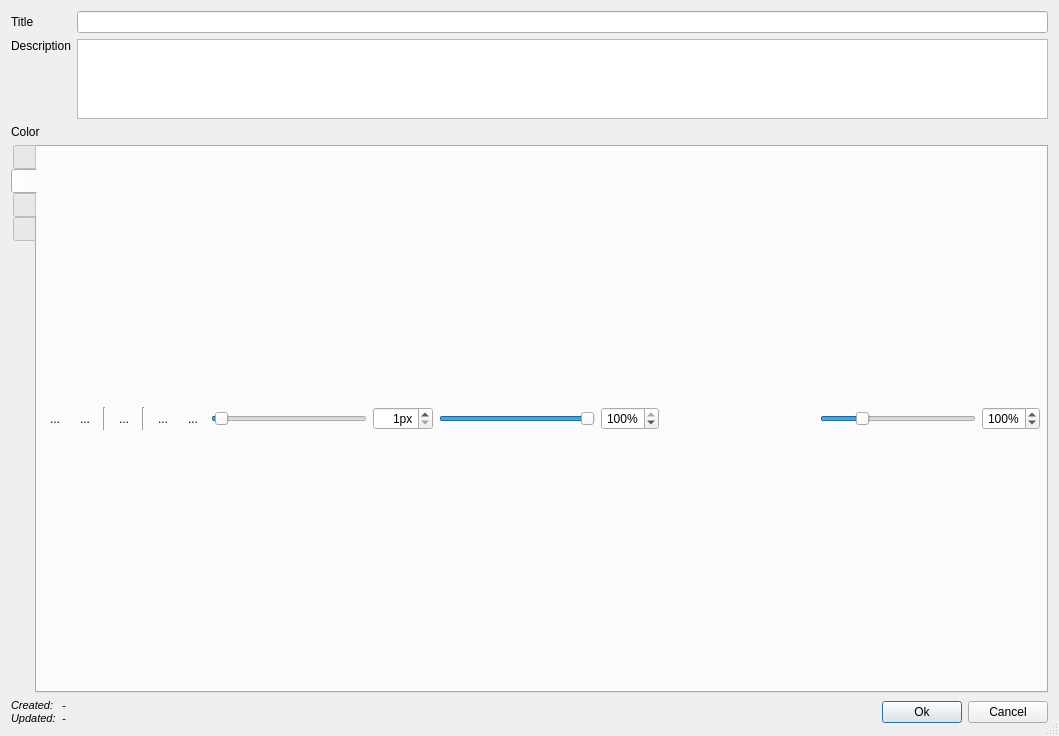
<?xml version="1.0" encoding="UTF-8"?>
<ui version="4.0">
 <class>Dialog</class>
 <widget class="QDialog" name="Dialog">
  <property name="geometry">
   <rect>
    <x>0</x>
    <y>0</y>
    <width>1059</width>
    <height>736</height>
   </rect>
  </property>
  <property name="windowTitle">
   <string>Dialog</string>
  </property>
  <property name="sizeGripEnabled">
   <bool>true</bool>
  </property>
  <layout class="QGridLayout" name="gridLayout">
   <item row="1" column="1" colspan="2">
    <widget class="QPlainTextEdit" name="pteDescription">
     <property name="maximumSize">
      <size>
       <width>16777215</width>
       <height>80</height>
      </size>
     </property>
    </widget>
   </item>
   <item row="4" column="0" colspan="3">
    <widget class="QWidget" name="widget_2" native="true">
     <property name="minimumSize">
      <size>
       <width>0</width>
       <height>0</height>
      </size>
     </property>
     <layout class="QHBoxLayout" name="horizontalLayout">
      <property name="leftMargin">
       <number>0</number>
      </property>
      <property name="topMargin">
       <number>0</number>
      </property>
      <property name="rightMargin">
       <number>0</number>
      </property>
      <property name="bottomMargin">
       <number>0</number>
      </property>
      <item>
       <widget class="QLabel" name="lblTimestampLabel">
        <property name="font">
         <font>
          <pointsize>8</pointsize>
          <italic>true</italic>
         </font>
        </property>
        <property name="text">
         <string>Created:
Updated:</string>
        </property>
       </widget>
      </item>
      <item>
       <widget class="QLabel" name="lblTimestamp">
        <property name="font">
         <font>
          <pointsize>8</pointsize>
          <italic>true</italic>
         </font>
        </property>
        <property name="text">
         <string>-
-</string>
        </property>
       </widget>
      </item>
      <item>
       <spacer name="horizontalSpacer">
        <property name="orientation">
         <enum>Qt::Horizontal</enum>
        </property>
        <property name="sizeHint" stdset="0">
         <size>
          <width>40</width>
          <height>20</height>
         </size>
        </property>
       </spacer>
      </item>
      <item>
       <widget class="QPushButton" name="btOk">
        <property name="text">
         <string>Ok</string>
        </property>
        <property name="icon">
         <iconset theme="dialog-ok">
          <normaloff>../../../../../../../../../../../../../../../../../../../../../../../../../../../../../../../../.designer/backup</normaloff>../../../../../../../../../../../../../../../../../../../../../../../../../../../../../../../../.designer/backup</iconset>
        </property>
       </widget>
      </item>
      <item>
       <widget class="QPushButton" name="btCancel">
        <property name="text">
         <string>Cancel</string>
        </property>
        <property name="icon">
         <iconset theme="dialog-cancel">
          <normaloff>../../../../../../../../../../../../../../../../../../../../../../../../../../../../../../../../.designer/backup</normaloff>../../../../../../../../../../../../../../../../../../../../../../../../../../../../../../../../.designer/backup</iconset>
        </property>
       </widget>
      </item>
     </layout>
    </widget>
   </item>
   <item row="0" column="0">
    <widget class="QLabel" name="label">
     <property name="sizePolicy">
      <sizepolicy hsizetype="Maximum" vsizetype="Preferred">
       <horstretch>0</horstretch>
       <verstretch>0</verstretch>
      </sizepolicy>
     </property>
     <property name="text">
      <string>Title</string>
     </property>
    </widget>
   </item>
   <item row="2" column="0">
    <widget class="QLabel" name="label_3">
     <property name="text">
      <string>Color</string>
     </property>
    </widget>
   </item>
   <item row="0" column="1" colspan="2">
    <widget class="QLineEdit" name="leTitle"/>
   </item>
   <item row="1" column="0">
    <widget class="QLabel" name="label_2">
     <property name="sizePolicy">
      <sizepolicy hsizetype="Maximum" vsizetype="Preferred">
       <horstretch>0</horstretch>
       <verstretch>0</verstretch>
      </sizepolicy>
     </property>
     <property name="text">
      <string>Description</string>
     </property>
     <property name="alignment">
      <set>Qt::AlignLeading|Qt::AlignLeft|Qt::AlignTop</set>
     </property>
    </widget>
   </item>
   <item row="2" column="1" colspan="2">
    <widget class="WStandardColorSelector" name="wColorIndex" native="true">
     <property name="sizePolicy">
      <sizepolicy hsizetype="Preferred" vsizetype="Minimum">
       <horstretch>0</horstretch>
       <verstretch>0</verstretch>
      </sizepolicy>
     </property>
    </widget>
   </item>
   <item row="3" column="0" colspan="3">
    <widget class="QTabWidget" name="tabWidget">
     <property name="toolTip">
      <string/>
     </property>
     <property name="tabPosition">
      <enum>QTabWidget::West</enum>
     </property>
     <property name="tabShape">
      <enum>QTabWidget::Rounded</enum>
     </property>
     <property name="currentIndex">
      <number>1</number>
     </property>
     <property name="iconSize">
      <size>
       <width>24</width>
       <height>24</height>
      </size>
     </property>
     <property name="documentMode">
      <bool>false</bool>
     </property>
     <property name="movable">
      <bool>false</bool>
     </property>
     <widget class="QWidget" name="tabText">
      <attribute name="icon">
       <iconset resource="../../../../../../pktk/resources/svg/dark_icons.qrc">
        <normaloff>:/pktk/images/normal/text_t_r90</normaloff>:/pktk/images/normal/text_t_r90</iconset>
      </attribute>
      <attribute name="title">
       <string/>
      </attribute>
      <attribute name="toolTip">
       <string>Text note</string>
      </attribute>
      <layout class="QVBoxLayout" name="verticalLayout">
       <property name="leftMargin">
        <number>6</number>
       </property>
       <property name="topMargin">
        <number>6</number>
       </property>
       <property name="rightMargin">
        <number>6</number>
       </property>
       <property name="bottomMargin">
        <number>6</number>
       </property>
       <item>
        <widget class="WTextEdit" name="wteText" native="true">
         <property name="sizePolicy">
          <sizepolicy hsizetype="Preferred" vsizetype="MinimumExpanding">
           <horstretch>0</horstretch>
           <verstretch>0</verstretch>
          </sizepolicy>
         </property>
        </widget>
       </item>
      </layout>
     </widget>
     <widget class="QWidget" name="tabScratchpad">
      <attribute name="icon">
       <iconset resource="../../../../../../pktk/resources/svg/dark_icons.qrc">
        <normaloff>:/pktk/images/normal/draw_r90</normaloff>:/pktk/images/normal/draw_r90</iconset>
      </attribute>
      <attribute name="title">
       <string/>
      </attribute>
      <attribute name="toolTip">
       <string>Handwritting note</string>
      </attribute>
      <layout class="QVBoxLayout" name="verticalLayout_2">
       <property name="leftMargin">
        <number>6</number>
       </property>
       <property name="topMargin">
        <number>6</number>
       </property>
       <property name="rightMargin">
        <number>6</number>
       </property>
       <property name="bottomMargin">
        <number>6</number>
       </property>
       <item>
        <widget class="QWidget" name="wToolBar" native="true">
         <property name="sizePolicy">
          <sizepolicy hsizetype="Preferred" vsizetype="Maximum">
           <horstretch>0</horstretch>
           <verstretch>0</verstretch>
          </sizepolicy>
         </property>
         <layout class="QHBoxLayout" name="horizontalLayout_2">
          <property name="leftMargin">
           <number>0</number>
          </property>
          <property name="topMargin">
           <number>0</number>
          </property>
          <property name="rightMargin">
           <number>0</number>
          </property>
          <property name="bottomMargin">
           <number>0</number>
          </property>
          <item>
           <widget class="QToolButton" name="tbImport">
            <property name="text">
             <string>...</string>
            </property>
            <property name="icon">
             <iconset resource="../../../../../../pktk/resources/svg/dark_icons.qrc">
              <normaloff>:/pktk/images/normal/folder_open</normaloff>
              <disabledoff>:/pktk/images/disabled/folder_open</disabledoff>:/pktk/images/normal/folder_open</iconset>
            </property>
            <property name="popupMode">
             <enum>QToolButton::InstantPopup</enum>
            </property>
            <property name="autoRaise">
             <bool>true</bool>
            </property>
            <property name="arrowType">
             <enum>Qt::NoArrow</enum>
            </property>
           </widget>
          </item>
          <item>
           <widget class="QToolButton" name="tbExport">
            <property name="text">
             <string>...</string>
            </property>
            <property name="icon">
             <iconset resource="../../../../../../pktk/resources/svg/dark_icons.qrc">
              <normaloff>:/pktk/images/normal/save</normaloff>
              <disabledoff>:/pktk/images/disabled/save</disabledoff>:/pktk/images/normal/save</iconset>
            </property>
            <property name="popupMode">
             <enum>QToolButton::InstantPopup</enum>
            </property>
            <property name="autoRaise">
             <bool>true</bool>
            </property>
            <property name="arrowType">
             <enum>Qt::NoArrow</enum>
            </property>
           </widget>
          </item>
          <item>
           <widget class="Line" name="line">
            <property name="orientation">
             <enum>Qt::Vertical</enum>
            </property>
           </widget>
          </item>
          <item>
           <widget class="QToolButton" name="tbClear">
            <property name="toolTip">
             <string>Clear scratchpad</string>
            </property>
            <property name="text">
             <string>...</string>
            </property>
            <property name="icon">
             <iconset theme="edit-clear-all">
              <normaloff>../../../../../../../../../../../../../../../../../../../../../../../../../../../../../../../../.designer/backup</normaloff>../../../../../../../../../../../../../../../../../../../../../../../../../../../../../../../../.designer/backup</iconset>
            </property>
            <property name="autoRaise">
             <bool>true</bool>
            </property>
           </widget>
          </item>
          <item>
           <widget class="Line" name="line_3">
            <property name="orientation">
             <enum>Qt::Vertical</enum>
            </property>
           </widget>
          </item>
          <item>
           <widget class="QToolButton" name="tbBrush">
            <property name="toolTip">
             <string>Brushes</string>
            </property>
            <property name="text">
             <string>...</string>
            </property>
            <property name="icon">
             <iconset resource="../../../../../../pktk/resources/svg/dark_icons.qrc">
              <normaloff>:/pktk/images/normal/brush</normaloff>
              <disabledoff>:/pktk/images/disabled/brush</disabledoff>:/pktk/images/normal/brush</iconset>
            </property>
            <property name="popupMode">
             <enum>QToolButton::InstantPopup</enum>
            </property>
            <property name="autoRaise">
             <bool>true</bool>
            </property>
            <property name="arrowType">
             <enum>Qt::NoArrow</enum>
            </property>
           </widget>
          </item>
          <item>
           <widget class="QToolButton" name="tbColor">
            <property name="toolTip">
             <string>Color brush</string>
            </property>
            <property name="text">
             <string>...</string>
            </property>
            <property name="icon">
             <iconset resource="../../../../../../pktk/resources/svg/dark_icons.qrc">
              <normaloff>:/pktk/images/normal/color</normaloff>
              <disabledoff>:/pktk/images/disabled/color</disabledoff>:/pktk/images/normal/color</iconset>
            </property>
            <property name="popupMode">
             <enum>QToolButton::InstantPopup</enum>
            </property>
            <property name="autoRaise">
             <bool>true</bool>
            </property>
            <property name="arrowType">
             <enum>Qt::NoArrow</enum>
            </property>
           </widget>
          </item>
          <item>
           <widget class="QSlider" name="hsBrushSize">
            <property name="sizePolicy">
             <sizepolicy hsizetype="Expanding" vsizetype="Fixed">
              <horstretch>0</horstretch>
              <verstretch>0</verstretch>
             </sizepolicy>
            </property>
            <property name="toolTip">
             <string>Brush size</string>
            </property>
            <property name="minimum">
             <number>1</number>
            </property>
            <property name="maximum">
             <number>200</number>
            </property>
            <property name="value">
             <number>5</number>
            </property>
            <property name="orientation">
             <enum>Qt::Horizontal</enum>
            </property>
           </widget>
          </item>
          <item>
           <widget class="QSpinBox" name="spBrushSize">
            <property name="toolTip">
             <string>Brush size</string>
            </property>
            <property name="alignment">
             <set>Qt::AlignRight|Qt::AlignTrailing|Qt::AlignVCenter</set>
            </property>
            <property name="suffix">
             <string>px</string>
            </property>
            <property name="minimum">
             <number>1</number>
            </property>
            <property name="maximum">
             <number>200</number>
            </property>
           </widget>
          </item>
          <item>
           <widget class="QSlider" name="hsBrushOpacity">
            <property name="toolTip">
             <string>Brush opacity</string>
            </property>
            <property name="maximum">
             <number>100</number>
            </property>
            <property name="value">
             <number>100</number>
            </property>
            <property name="orientation">
             <enum>Qt::Horizontal</enum>
            </property>
           </widget>
          </item>
          <item>
           <widget class="QSpinBox" name="spBrushOpacity">
            <property name="toolTip">
             <string>Brush opacity</string>
            </property>
            <property name="alignment">
             <set>Qt::AlignRight|Qt::AlignTrailing|Qt::AlignVCenter</set>
            </property>
            <property name="suffix">
             <string>%</string>
            </property>
            <property name="maximum">
             <number>100</number>
            </property>
            <property name="value">
             <number>100</number>
            </property>
           </widget>
          </item>
          <item>
           <spacer name="horizontalSpacer_2">
            <property name="orientation">
             <enum>Qt::Horizontal</enum>
            </property>
            <property name="sizeHint" stdset="0">
             <size>
              <width>40</width>
              <height>20</height>
             </size>
            </property>
           </spacer>
          </item>
          <item>
           <widget class="QSlider" name="hsZoom">
            <property name="toolTip">
             <string>Zoom</string>
            </property>
            <property name="minimum">
             <number>1</number>
            </property>
            <property name="maximum">
             <number>400</number>
            </property>
            <property name="value">
             <number>100</number>
            </property>
            <property name="orientation">
             <enum>Qt::Horizontal</enum>
            </property>
           </widget>
          </item>
          <item>
           <widget class="QSpinBox" name="spZoom">
            <property name="toolTip">
             <string>Zoom</string>
            </property>
            <property name="alignment">
             <set>Qt::AlignRight|Qt::AlignTrailing|Qt::AlignVCenter</set>
            </property>
            <property name="suffix">
             <string>%</string>
            </property>
            <property name="minimum">
             <number>1</number>
            </property>
            <property name="maximum">
             <number>400</number>
            </property>
            <property name="value">
             <number>100</number>
            </property>
           </widget>
          </item>
         </layout>
        </widget>
       </item>
      </layout>
     </widget>
     <widget class="QWidget" name="tabBrushes">
      <attribute name="icon">
       <iconset resource="../../../../../../pktk/resources/svg/dark_icons.qrc">
        <normaloff>:/pktk/images/normal/brush_r90</normaloff>:/pktk/images/normal/brush_r90</iconset>
      </attribute>
      <attribute name="title">
       <string/>
      </attribute>
      <attribute name="toolTip">
       <string>Brushes note</string>
      </attribute>
      <layout class="QVBoxLayout" name="verticalLayout_3">
       <property name="leftMargin">
        <number>6</number>
       </property>
       <property name="topMargin">
        <number>6</number>
       </property>
       <property name="rightMargin">
        <number>6</number>
       </property>
       <property name="bottomMargin">
        <number>6</number>
       </property>
       <item>
        <widget class="QWidget" name="widget" native="true">
         <layout class="QVBoxLayout" name="verticalLayout_6">
          <property name="leftMargin">
           <number>0</number>
          </property>
          <property name="topMargin">
           <number>0</number>
          </property>
          <property name="rightMargin">
           <number>0</number>
          </property>
          <property name="bottomMargin">
           <number>0</number>
          </property>
          <item>
           <widget class="QSplitter" name="splitter">
            <property name="orientation">
             <enum>Qt::Horizontal</enum>
            </property>
            <widget class="QWidget" name="widget_4" native="true">
             <layout class="QVBoxLayout" name="verticalLayout_4">
              <property name="leftMargin">
               <number>0</number>
              </property>
              <property name="topMargin">
               <number>0</number>
              </property>
              <property name="rightMargin">
               <number>0</number>
              </property>
              <property name="bottomMargin">
               <number>0</number>
              </property>
              <item>
               <widget class="QWidget" name="widget_3" native="true">
                <property name="sizePolicy">
                 <sizepolicy hsizetype="Preferred" vsizetype="Maximum">
                  <horstretch>0</horstretch>
                  <verstretch>0</verstretch>
                 </sizepolicy>
                </property>
                <property name="maximumSize">
                 <size>
                  <width>16777215</width>
                  <height>16777215</height>
                 </size>
                </property>
                <layout class="QHBoxLayout" name="horizontalLayout_4">
                 <property name="leftMargin">
                  <number>0</number>
                 </property>
                 <property name="topMargin">
                  <number>0</number>
                 </property>
                 <property name="rightMargin">
                  <number>0</number>
                 </property>
                 <property name="bottomMargin">
                  <number>0</number>
                 </property>
                 <item>
                  <widget class="QToolButton" name="tbBrushAdd">
                   <property name="acceptDrops">
                    <bool>false</bool>
                   </property>
                   <property name="toolTip">
                    <string>Add brush</string>
                   </property>
                   <property name="text">
                    <string>...</string>
                   </property>
                   <property name="icon">
                    <iconset resource="../../../../../../pktk/resources/svg/dark_icons.qrc">
                     <normaloff>:/pktk/images/normal/brush_add</normaloff>
                     <disabledoff>:/pktk/images/disabled/brush_add</disabledoff>:/pktk/images/normal/brush_add</iconset>
                   </property>
                   <property name="autoRaise">
                    <bool>true</bool>
                   </property>
                  </widget>
                 </item>
                 <item>
                  <widget class="QToolButton" name="tbBrushEdit">
                   <property name="toolTip">
                    <string>Edit brush description</string>
                   </property>
                   <property name="text">
                    <string>...</string>
                   </property>
                   <property name="icon">
                    <iconset resource="../../../../../../pktk/resources/svg/dark_icons.qrc">
                     <normaloff>:/pktk/images/normal/brush_edit</normaloff>
                     <disabledoff>:/pktk/images/disabled/brush_edit</disabledoff>:/pktk/images/normal/brush_edit</iconset>
                   </property>
                   <property name="autoRaise">
                    <bool>true</bool>
                   </property>
                  </widget>
                 </item>
                 <item>
                  <widget class="QToolButton" name="tbBrushDelete">
                   <property name="toolTip">
                    <string>Remove brush</string>
                   </property>
                   <property name="text">
                    <string>...</string>
                   </property>
                   <property name="icon">
                    <iconset resource="../../../../../../pktk/resources/svg/dark_icons.qrc">
                     <normaloff>:/pktk/images/normal/brush_remove</normaloff>
                     <disabledoff>:/pktk/images/disabled/brush_remove</disabledoff>:/pktk/images/normal/brush_remove</iconset>
                   </property>
                   <property name="autoRaise">
                    <bool>true</bool>
                   </property>
                  </widget>
                 </item>
                 <item>
                  <spacer name="horizontalSpacer_3">
                   <property name="orientation">
                    <enum>Qt::Horizontal</enum>
                   </property>
                   <property name="sizeHint" stdset="0">
                    <size>
                     <width>40</width>
                     <height>20</height>
                    </size>
                   </property>
                  </spacer>
                 </item>
                </layout>
               </widget>
              </item>
              <item>
               <widget class="BNWBrushes" name="tvBrushes">
                <property name="editTriggers">
                 <set>QAbstractItemView::NoEditTriggers</set>
                </property>
                <property name="verticalScrollMode">
                 <enum>QAbstractItemView::ScrollPerPixel</enum>
                </property>
                <property name="indentation">
                 <number>0</number>
                </property>
                <property name="rootIsDecorated">
                 <bool>false</bool>
                </property>
                <property name="itemsExpandable">
                 <bool>false</bool>
                </property>
                <property name="allColumnsShowFocus">
                 <bool>true</bool>
                </property>
                <property name="expandsOnDoubleClick">
                 <bool>false</bool>
                </property>
               </widget>
              </item>
             </layout>
            </widget>
            <widget class="QWidget" name="widget_5" native="true">
             <property name="minimumSize">
              <size>
               <width>200</width>
               <height>200</height>
              </size>
             </property>
             <layout class="QVBoxLayout" name="verticalLayout_5">
              <property name="leftMargin">
               <number>0</number>
              </property>
              <property name="topMargin">
               <number>0</number>
              </property>
              <property name="rightMargin">
               <number>0</number>
              </property>
              <property name="bottomMargin">
               <number>0</number>
              </property>
              <item>
               <widget class="QWidget" name="widget_6" native="true">
                <property name="sizePolicy">
                 <sizepolicy hsizetype="Preferred" vsizetype="Maximum">
                  <horstretch>0</horstretch>
                  <verstretch>0</verstretch>
                 </sizepolicy>
                </property>
                <layout class="QHBoxLayout" name="horizontalLayout_3">
                 <property name="leftMargin">
                  <number>0</number>
                 </property>
                 <property name="topMargin">
                  <number>0</number>
                 </property>
                 <property name="rightMargin">
                  <number>0</number>
                 </property>
                 <property name="bottomMargin">
                  <number>0</number>
                 </property>
                 <item>
                  <widget class="QToolButton" name="tbBrushScratchpadColor">
                   <property name="toolTip">
                    <string>Testing brush color</string>
                   </property>
                   <property name="text">
                    <string>...</string>
                   </property>
                   <property name="icon">
                    <iconset resource="../../../../../../pktk/resources/svg/dark_icons.qrc">
                     <normaloff>:/pktk/images/normal/color</normaloff>
                     <disabledoff>:/pktk/images/disabled/color</disabledoff>:/pktk/images/normal/color</iconset>
                   </property>
                   <property name="popupMode">
                    <enum>QToolButton::InstantPopup</enum>
                   </property>
                   <property name="autoRaise">
                    <bool>true</bool>
                   </property>
                  </widget>
                 </item>
                 <item>
                  <widget class="Line" name="line_2">
                   <property name="orientation">
                    <enum>Qt::Vertical</enum>
                   </property>
                  </widget>
                 </item>
                 <item>
                  <widget class="QToolButton" name="tbBrushScratchpadClear">
                   <property name="toolTip">
                    <string>Clear testing brush scratchpad</string>
                   </property>
                   <property name="text">
                    <string>...</string>
                   </property>
                   <property name="icon">
                    <iconset theme="edit-clear-all">
                     <normaloff>../../../../../../../../../../../../.designer/backup</normaloff>../../../../../../../../../../../../.designer/backup</iconset>
                   </property>
                   <property name="autoRaise">
                    <bool>true</bool>
                   </property>
                  </widget>
                 </item>
                 <item>
                  <spacer name="horizontalSpacer_4">
                   <property name="orientation">
                    <enum>Qt::Horizontal</enum>
                   </property>
                   <property name="sizeHint" stdset="0">
                    <size>
                     <width>40</width>
                     <height>20</height>
                    </size>
                   </property>
                  </spacer>
                 </item>
                </layout>
               </widget>
              </item>
              <item>
               <widget class="QWidget" name="wBrushScratchpad" native="true">
                <layout class="QVBoxLayout" name="verticalLayout_7">
                 <property name="leftMargin">
                  <number>0</number>
                 </property>
                 <property name="topMargin">
                  <number>0</number>
                 </property>
                 <property name="rightMargin">
                  <number>0</number>
                 </property>
                 <property name="bottomMargin">
                  <number>0</number>
                 </property>
                </layout>
               </widget>
              </item>
             </layout>
            </widget>
           </widget>
          </item>
         </layout>
        </widget>
       </item>
      </layout>
     </widget>
     <widget class="QWidget" name="tabLinkedLayers">
      <attribute name="icon">
       <iconset resource="../../../../../../pktk/resources/svg/dark_icons.qrc">
        <normaloff>:/pktk/images/normal/layers_r90</normaloff>:/pktk/images/normal/layers_r90</iconset>
      </attribute>
      <attribute name="title">
       <string/>
      </attribute>
      <attribute name="toolTip">
       <string>Linked layers</string>
      </attribute>
      <layout class="QVBoxLayout" name="verticalLayout_8">
       <property name="leftMargin">
        <number>6</number>
       </property>
       <item>
        <widget class="QWidget" name="widget_8" native="true">
         <property name="minimumSize">
          <size>
           <width>0</width>
           <height>100</height>
          </size>
         </property>
         <layout class="QVBoxLayout" name="verticalLayout_9">
          <property name="leftMargin">
           <number>0</number>
          </property>
          <property name="topMargin">
           <number>0</number>
          </property>
          <property name="rightMargin">
           <number>0</number>
          </property>
          <property name="bottomMargin">
           <number>0</number>
          </property>
          <item>
           <widget class="QWidget" name="widget_7" native="true">
            <property name="minimumSize">
             <size>
              <width>0</width>
              <height>0</height>
             </size>
            </property>
            <layout class="QHBoxLayout" name="horizontalLayout_5">
             <property name="leftMargin">
              <number>0</number>
             </property>
             <property name="topMargin">
              <number>0</number>
             </property>
             <property name="rightMargin">
              <number>0</number>
             </property>
             <property name="bottomMargin">
              <number>0</number>
             </property>
             <item>
              <widget class="QToolButton" name="tbLinkedLayerAdd">
               <property name="toolTip">
                <string>Add a layer</string>
               </property>
               <property name="text">
                <string>...</string>
               </property>
               <property name="icon">
                <iconset resource="../../../../../../pktk/resources/svg/dark_icons.qrc">
                 <normaloff>:/pktk/images/normal/layers_add</normaloff>
                 <disabledoff>:/pktk/images/disabled/layers_add</disabledoff>:/pktk/images/normal/layers_add</iconset>
               </property>
               <property name="autoRaise">
                <bool>true</bool>
               </property>
              </widget>
             </item>
             <item>
              <widget class="QToolButton" name="tbLinkedLayerEdit">
               <property name="toolTip">
                <string>Edit layer</string>
               </property>
               <property name="text">
                <string>...</string>
               </property>
               <property name="icon">
                <iconset resource="../../../../../../pktk/resources/svg/dark_icons.qrc">
                 <normaloff>:/pktk/images/normal/layers_edit</normaloff>
                 <disabledoff>:/pktk/images/disabled/layers_edit</disabledoff>:/pktk/images/normal/layers_edit</iconset>
               </property>
               <property name="autoRaise">
                <bool>true</bool>
               </property>
              </widget>
             </item>
             <item>
              <widget class="QToolButton" name="tbLinkedLayerDelete">
               <property name="toolTip">
                <string>Remove layer</string>
               </property>
               <property name="text">
                <string>...</string>
               </property>
               <property name="icon">
                <iconset resource="../../../../../../pktk/resources/svg/dark_icons.qrc">
                 <normaloff>:/pktk/images/normal/layers_del</normaloff>
                 <disabledoff>:/pktk/images/disabled/layers_del</disabledoff>:/pktk/images/normal/layers_del</iconset>
               </property>
               <property name="autoRaise">
                <bool>true</bool>
               </property>
              </widget>
             </item>
             <item>
              <spacer name="horizontalSpacer_5">
               <property name="orientation">
                <enum>Qt::Horizontal</enum>
               </property>
               <property name="sizeHint" stdset="0">
                <size>
                 <width>40</width>
                 <height>20</height>
                </size>
               </property>
              </spacer>
             </item>
            </layout>
           </widget>
          </item>
          <item>
           <widget class="BNWLinkedLayers" name="tvLinkedLayers">
            <property name="editTriggers">
             <set>QAbstractItemView::NoEditTriggers</set>
            </property>
            <property name="selectionMode">
             <enum>QAbstractItemView::ExtendedSelection</enum>
            </property>
            <property name="verticalScrollMode">
             <enum>QAbstractItemView::ScrollPerPixel</enum>
            </property>
            <property name="indentation">
             <number>0</number>
            </property>
            <property name="rootIsDecorated">
             <bool>false</bool>
            </property>
            <property name="uniformRowHeights">
             <bool>false</bool>
            </property>
            <property name="itemsExpandable">
             <bool>false</bool>
            </property>
            <property name="sortingEnabled">
             <bool>true</bool>
            </property>
            <property name="allColumnsShowFocus">
             <bool>true</bool>
            </property>
            <property name="expandsOnDoubleClick">
             <bool>false</bool>
            </property>
           </widget>
          </item>
         </layout>
        </widget>
       </item>
      </layout>
     </widget>
    </widget>
   </item>
  </layout>
 </widget>
 <customwidgets>
  <customwidget>
   <class>WTextEdit</class>
   <extends>QWidget</extends>
   <header>bulinotes.pktk.widgets.wtextedit</header>
   <container>1</container>
  </customwidget>
  <customwidget>
   <class>WStandardColorSelector</class>
   <extends>QWidget</extends>
   <header>bulinotes.pktk.widgets.wstandardcolorselector</header>
   <container>1</container>
  </customwidget>
  <customwidget>
   <class>BNWBrushes</class>
   <extends>QTreeView</extends>
   <header>bulinotes.bn.bnwbrushes</header>
  </customwidget>
  <customwidget>
   <class>BNWLinkedLayers</class>
   <extends>QTreeView</extends>
   <header>bulinotes.bn.bnwlinkedlayers</header>
  </customwidget>
 </customwidgets>
 <tabstops>
  <tabstop>leTitle</tabstop>
  <tabstop>pteDescription</tabstop>
  <tabstop>tabWidget</tabstop>
  <tabstop>btOk</tabstop>
  <tabstop>tbExport</tabstop>
  <tabstop>tbClear</tabstop>
  <tabstop>tbBrush</tabstop>
  <tabstop>tbColor</tabstop>
  <tabstop>spBrushSize</tabstop>
  <tabstop>hsBrushSize</tabstop>
  <tabstop>hsZoom</tabstop>
  <tabstop>spZoom</tabstop>
  <tabstop>tbBrushAdd</tabstop>
  <tabstop>tbBrushEdit</tabstop>
  <tabstop>tbBrushDelete</tabstop>
  <tabstop>tvBrushes</tabstop>
  <tabstop>tbBrushScratchpadColor</tabstop>
  <tabstop>tbBrushScratchpadClear</tabstop>
  <tabstop>hsBrushOpacity</tabstop>
  <tabstop>spBrushOpacity</tabstop>
  <tabstop>tbImport</tabstop>
 </tabstops>
 <resources>
  <include location="dark_icons.qrc"/>
  <include location="../../../../../../pktk/resources/svg/dark_icons.qrc"/>
  <include location="light_icons.qrc"/>
 </resources>
 <connections>
  <connection>
   <sender>spBrushSize</sender>
   <signal>valueChanged(int)</signal>
   <receiver>hsBrushSize</receiver>
   <slot>setValue(int)</slot>
   <hints>
    <hint type="sourcelabel">
     <x>427</x>
     <y>418</y>
    </hint>
    <hint type="destinationlabel">
     <x>333</x>
     <y>414</y>
    </hint>
   </hints>
  </connection>
  <connection>
   <sender>hsBrushSize</sender>
   <signal>valueChanged(int)</signal>
   <receiver>spBrushSize</receiver>
   <slot>setValue(int)</slot>
   <hints>
    <hint type="sourcelabel">
     <x>333</x>
     <y>414</y>
    </hint>
    <hint type="destinationlabel">
     <x>427</x>
     <y>418</y>
    </hint>
   </hints>
  </connection>
  <connection>
   <sender>hsZoom</sender>
   <signal>valueChanged(int)</signal>
   <receiver>spZoom</receiver>
   <slot>setValue(int)</slot>
   <hints>
    <hint type="sourcelabel">
     <x>896</x>
     <y>414</y>
    </hint>
    <hint type="destinationlabel">
     <x>949</x>
     <y>405</y>
    </hint>
   </hints>
  </connection>
  <connection>
   <sender>spZoom</sender>
   <signal>valueChanged(int)</signal>
   <receiver>hsZoom</receiver>
   <slot>setValue(int)</slot>
   <hints>
    <hint type="sourcelabel">
     <x>964</x>
     <y>408</y>
    </hint>
    <hint type="destinationlabel">
     <x>857</x>
     <y>400</y>
    </hint>
   </hints>
  </connection>
  <connection>
   <sender>hsBrushOpacity</sender>
   <signal>valueChanged(int)</signal>
   <receiver>spBrushOpacity</receiver>
   <slot>setValue(int)</slot>
   <hints>
    <hint type="sourcelabel">
     <x>525</x>
     <y>397</y>
    </hint>
    <hint type="destinationlabel">
     <x>595</x>
     <y>404</y>
    </hint>
   </hints>
  </connection>
  <connection>
   <sender>spBrushOpacity</sender>
   <signal>valueChanged(int)</signal>
   <receiver>hsBrushOpacity</receiver>
   <slot>setValue(int)</slot>
   <hints>
    <hint type="sourcelabel">
     <x>614</x>
     <y>402</y>
    </hint>
    <hint type="destinationlabel">
     <x>528</x>
     <y>404</y>
    </hint>
   </hints>
  </connection>
 </connections>
</ui>
